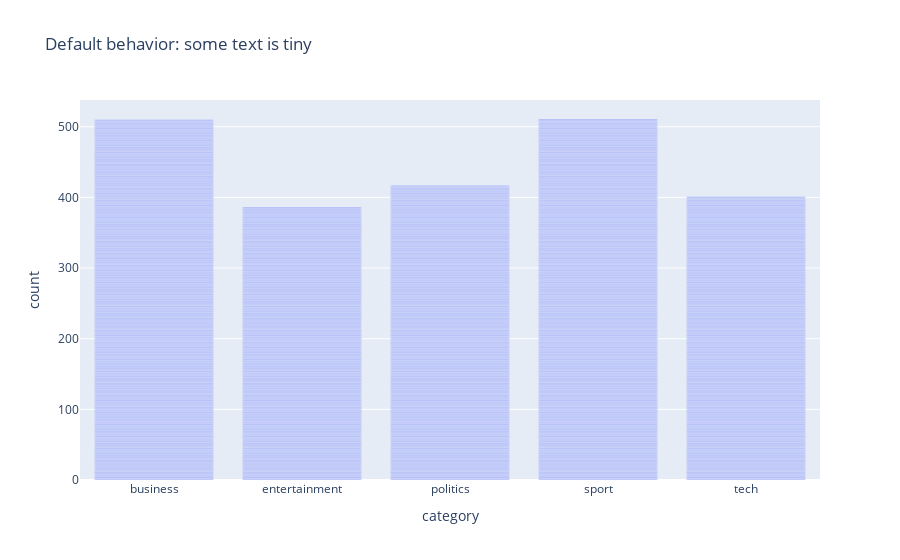

Notebook cell for this chart:
### Code cell
import plotly.express as px

df = px.data.gapminder(year=2007)
fig = px.bar(data, x='category', 
             title="Default behavior: some text is tiny")
fig.update_traces(textposition='inside')
fig.show()

### Figure 1 — Plotly figure (JSON) as saved in the notebook; plotly's stock layout.template omitted (floating-point values rounded to 4 significant figures; data arrays with more than 128 entries replaced by an {"elided": "..."} marker saying what was removed)
{"data": [{"alignmentgroup": "True", "hovertemplate": "category=%{x}<br>count=%{y}<extra></extra>", "legendgroup": "", "marker": {"color": "#636efa", "pattern": {"shape": ""}}, "name": "", "offsetgroup": "", "orientation": "v", "showlegend": false, "textposition": "inside", "type": "bar", "x": {"elided": "2225 str values"}, "xaxis": "x", "y": {"elided": "2225 int values"}, "yaxis": "y"}], "layout": {"barmode": "relative", "legend": {"tracegroupgap": 0}, "title": {"text": "Default behavior: some text is tiny"}, "xaxis": {"anchor": "y", "domain": [0, 1], "title": {"text": "category"}}, "yaxis": {"anchor": "x", "domain": [0, 1], "title": {"text": "count"}}}}
